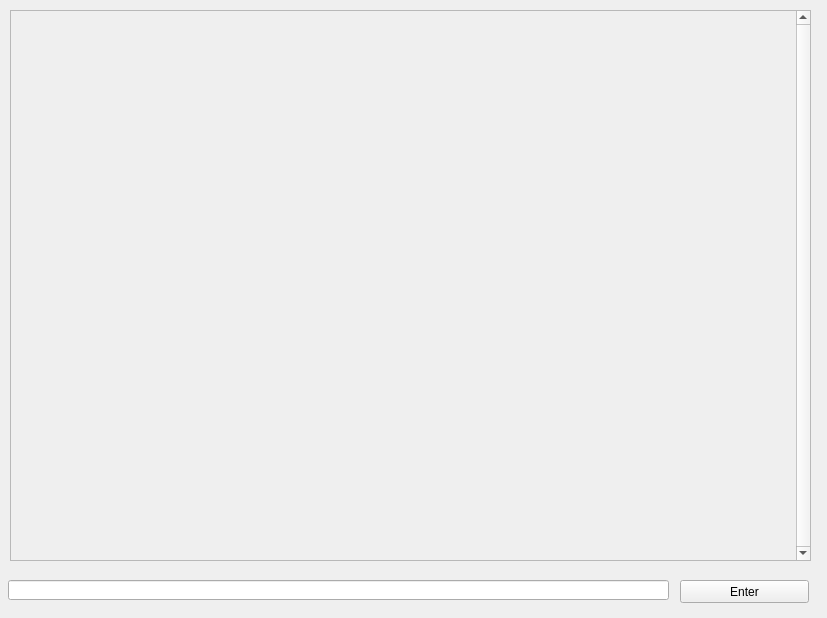
<?xml version="1.0" encoding="UTF-8"?>
<ui version="4.0">
 <class>MainWindow</class>
 <widget class="QMainWindow" name="MainWindow">
  <property name="geometry">
   <rect>
    <x>0</x>
    <y>0</y>
    <width>827</width>
    <height>618</height>
   </rect>
  </property>
  <property name="windowTitle">
   <string>MainWindow</string>
  </property>
  <widget class="QWidget" name="centralwidget">
   <widget class="QPushButton" name="button">
    <property name="geometry">
     <rect>
      <x>680</x>
      <y>580</y>
      <width>129</width>
      <height>23</height>
     </rect>
    </property>
    <property name="text">
     <string>Enter</string>
    </property>
    <property name="autoDefault">
     <bool>true</bool>
    </property>
    <property name="default">
     <bool>false</bool>
    </property>
   </widget>
   <widget class="QLineEdit" name="input">
    <property name="geometry">
     <rect>
      <x>8</x>
      <y>580</y>
      <width>661</width>
      <height>20</height>
     </rect>
    </property>
   </widget>
   <widget class="QScrollArea" name="scrollArea">
    <property name="geometry">
     <rect>
      <x>10</x>
      <y>10</y>
      <width>801</width>
      <height>551</height>
     </rect>
    </property>
    <property name="sizePolicy">
     <sizepolicy hsizetype="Expanding" vsizetype="Fixed">
      <horstretch>0</horstretch>
      <verstretch>0</verstretch>
     </sizepolicy>
    </property>
    <property name="verticalScrollBarPolicy">
     <enum>Qt::ScrollBarAlwaysOn</enum>
    </property>
    <property name="horizontalScrollBarPolicy">
     <enum>Qt::ScrollBarAlwaysOff</enum>
    </property>
    <property name="sizeAdjustPolicy">
     <enum>QAbstractScrollArea::AdjustToContentsOnFirstShow</enum>
    </property>
    <property name="widgetResizable">
     <bool>true</bool>
    </property>
    <widget class="QWidget" name="scrollAreaWidgetContents">
     <property name="geometry">
      <rect>
       <x>0</x>
       <y>0</y>
       <width>782</width>
       <height>549</height>
      </rect>
     </property>
     <property name="sizePolicy">
      <sizepolicy hsizetype="Expanding" vsizetype="Expanding">
       <horstretch>0</horstretch>
       <verstretch>0</verstretch>
      </sizepolicy>
     </property>
     <widget class="QWidget" name="verticalLayoutWidget">
      <property name="geometry">
       <rect>
        <x>0</x>
        <y>0</y>
        <width>801</width>
        <height>709</height>
       </rect>
      </property>
      <layout class="QVBoxLayout" name="layoutArea" stretch="0">
       <property name="spacing">
        <number>1</number>
       </property>
       <property name="sizeConstraint">
        <enum>QLayout::SetNoConstraint</enum>
       </property>
       <item>
        <spacer name="verticalSpacer">
         <property name="orientation">
          <enum>Qt::Vertical</enum>
         </property>
         <property name="sizeHint" stdset="0">
          <size>
           <width>20</width>
           <height>40</height>
          </size>
         </property>
        </spacer>
       </item>
      </layout>
     </widget>
    </widget>
   </widget>
  </widget>
 </widget>
 <resources/>
 <connections/>
</ui>
